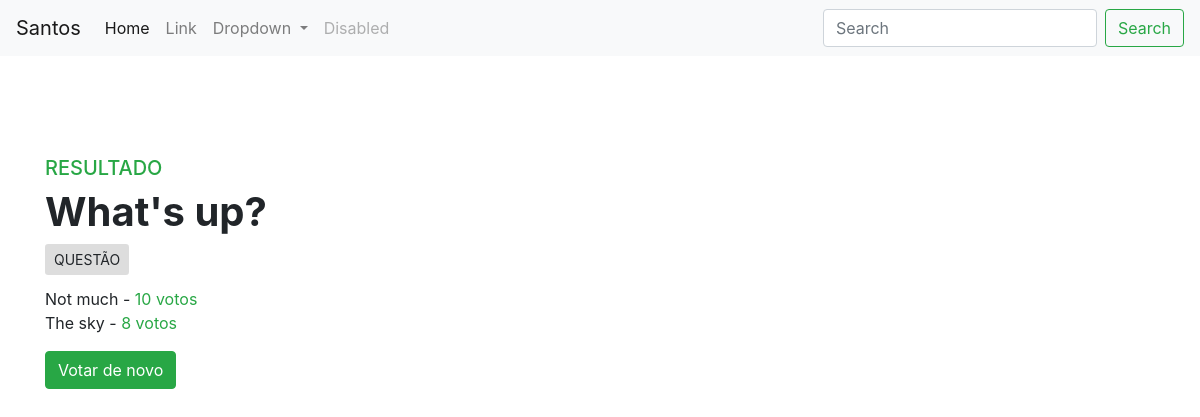
/polls/1/results/, run on an earlier commit of the app's database.
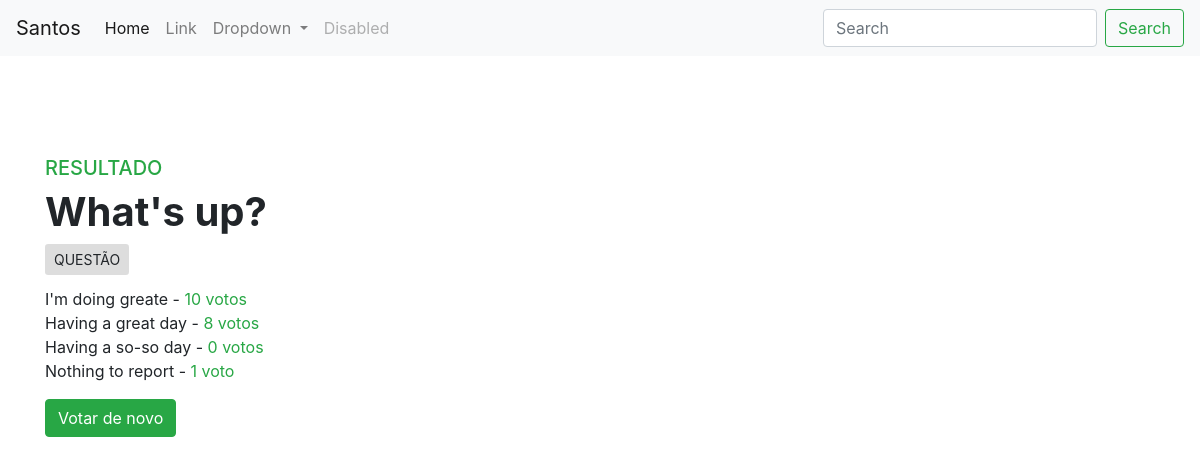
And on a later commit of the database.
### polls/models.py (models this page shows, shortened)
class Choice(models.Model):
    question = models.ForeignKey(Question, on_delete=models.CASCADE)
    choice_text = models.CharField(max_length=256)
    votes = models.IntegerField(default=0)

### polls/views.py (the view)
# urls.py: path('<int:pk>/results/', views.ResultsView.as_view(), name='result'),
class ResultsView(generic.DetailView):
    model= Question
    template_name='polls/results.html'

### polls/templates/polls/results.html
{% extends 'polls/base.html' %}
{% block content %}
<main class="container">
    <h5 class="text-success">RESULTADO</h5>
    <h1>
        <strong>
            {{ question.question_text }}
        </strong>
    </h1>
    <button class="btn btn-muted btn-sm">QUESTÃO</button>
    <ul>
        {% for choice in question.choice_set.all %}
            <li> {{choice.choice_text}} - <span class="text-success"> {{ choice.votes}} voto{{ choice.votes|pluralize}} </span></li>
        {% endfor %}
    </ul>
    <a href="{% url 'polls:detail' question.id %}" class="btn btn-success">Votar de novo</a>
</main>
{% endblock %}

What changed in the data, as far as the page shows it:
changed Choice: choice_text "Not much" → "I'm doing greate"
changed Choice: choice_text "The sky" → "Having a great day"
added Choice: choice_text "Having a so-so day", votes "0"
added Choice: choice_text "Nothing to report", votes "1"
